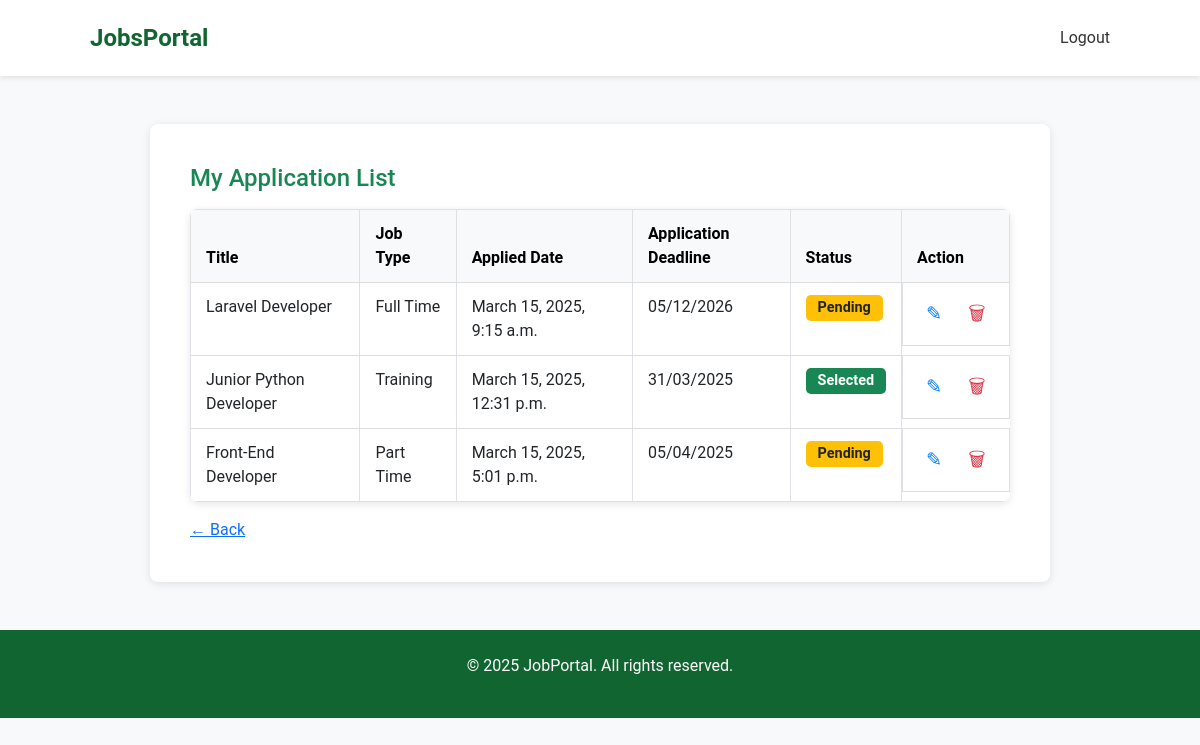
The page /myapplications/ (signed in) on the database as committed earlier.
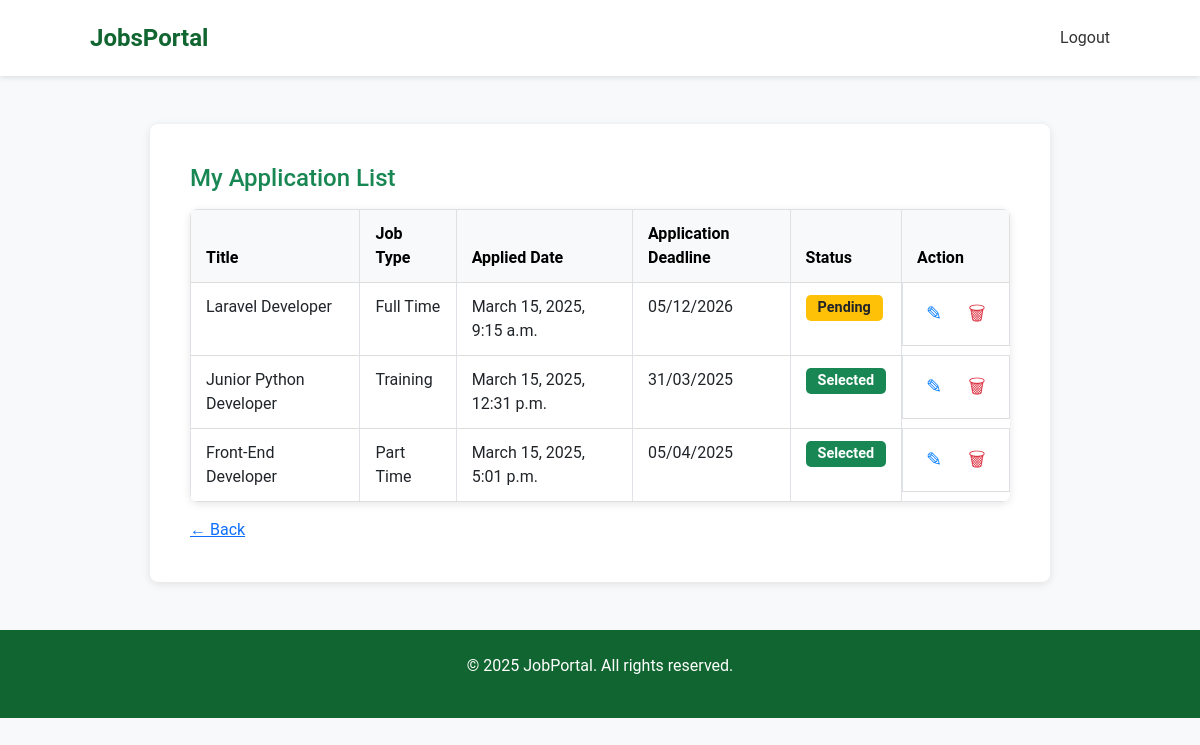
The same page on the database as committed later.
### jobs/models.py (models this page shows, shortened)
class Application(models.Model):
    STATUS_CHOICES = [
        ('pending', 'Pending'),
        ('selected', 'Selected'),
        ('rejected', 'Rejected'),
    ]
    job = models.ForeignKey(Job, on_delete=models.CASCADE)
    job_seeker = models.ForeignKey(User, on_delete=models.CASCADE, limit_choices_to={'user_type': 'job_seeker'})
    applicant_fullname = models.CharField(max_length=255 , blank=True,null=True)
    qualification = models.CharField(max_length=100, default="Bachelor")
    experience = models.TextField(default="Fresher")
    profile_photo = models.ImageField(upload_to='profile_photos/', blank=True, null=True)
    skills = models.TextField(blank=True,null=True)
    email = models.EmailField(blank=True,null=True)
    phone = models.CharField(max_length=15,blank=True,null=True)
    cover_letter = models.FileField(upload_to='cover_letters/', blank=True, null=True)
    applied_at = models.DateTimeField(auto_now_add=True)
    status = models.CharField(max_length=10, choices=STATUS_CHOICES, default='pending')

class Job(models.Model):
    employer = models.ForeignKey(User, on_delete=models.CASCADE, limit_choices_to={'user_type': 'employer'})
    company_name = models.CharField(max_length=255, blank=True, null=True)
    company_website = models.URLField(blank=True, null=True)
    job_title = models.CharField(max_length=200,null=True,blank=True)
    description = models.TextField()
    required_skills = models.TextField(blank=True, null=True)
    location = models.CharField(max_length=100)
    salary_range = models.CharField(max_length=100,null=True,blank=True)
    category = models.ForeignKey(JobCategory, on_delete=models.SET_NULL, null=True, blank=True)
    job_type = models.ForeignKey(JobType, on_delete=models.SET_NULL, null=True, blank=True)
    minimum_qualification = models.CharField(max_length=100, default="Bachelor")
    experience_level = models.CharField(max_length=100,default="Fresher")
    application_deadline = models.DateField(null=True,blank=True)
    posted_at = models.DateTimeField(auto_now_add=True)

class JobType(models.Model):
    name = models.CharField(max_length=50, unique=True)
    def __str__(self):
        return self.name

### jobs/views.py (the view)
# urls.py: path('myapplications/',jobseekerapplications),
@login_required
def jobseekerapplications(request):
    applications = Application.objects.filter(job_seeker=request.user)
    return render(request, 'myapplication.html', {'applications': applications})

### jobs/templates/myapplication.html
{% extends 'base.html' %}
{% load static %}
{% block content %}
<div class="custom-container mt-4">
        <div class="card-body">
            <h4 class="mb-3 text-success">My Application List</h4>
            <table class="table table-bordered">
                <thead class="table-light">
                    <tr>
                        <th>Title</th>
                        <th>Job Type</th>
                        <th>Applied Date</th>
                        <th>Application Deadline</th>
                        <th>Status</th>
                        <th>Action</th>
                    </tr>
                </thead>
                <tbody>
                    {% for application in applications %}
                    <tr>
                        <td>{{ application.job.job_title }}</td>
                        <td>{{ application.job.job_type }}</td>
                        <td>{{ application.applied_at }}</td>
                        <td>{{ application.job.application_deadline|date:"d/m/Y" }}</td>
                        <td>
                            {% if application.status == 'Pending' %}
                                <span class="badge bg-warning text-dark">Pending</span>
                            {% elif application.status == 'selected' %}
                                <span class="badge bg-success">Selected</span>
                            {% elif application.status == 'rejected' %}
                                <span class="badge bg-danger">Rejected</span>
                            {% else %}
                                <span class="badge bg-secondary">Unknown</span>
                            {% endif %}
                        </td>
                      <td class="action-icons">
                            <a href="/editapplication/{{application.id}}" class="edit-icon" title="Edit">&#9998;</a>
                            <a href="/deleteapplication/{{application.id}}" class="delete-icon" title="Delete">&#128465;</a>
                        </td>
                    </tr>
                    {% empty %}
                    <tr>
                        <td colspan="6" class="text-center text-muted">No job applications found.</td>
                    </tr>
                    {% endfor %}
                </tbody>
            </table>
            <a href="/alljobs/" class="custom-back-btn">← Back</a>
        </div>
</div>
{% endblock %}

Rows that differ between the two databases and show on the page:
changed Application "March 15, 2025, 5:01 p.m.": status "Pending" → "Selected"
